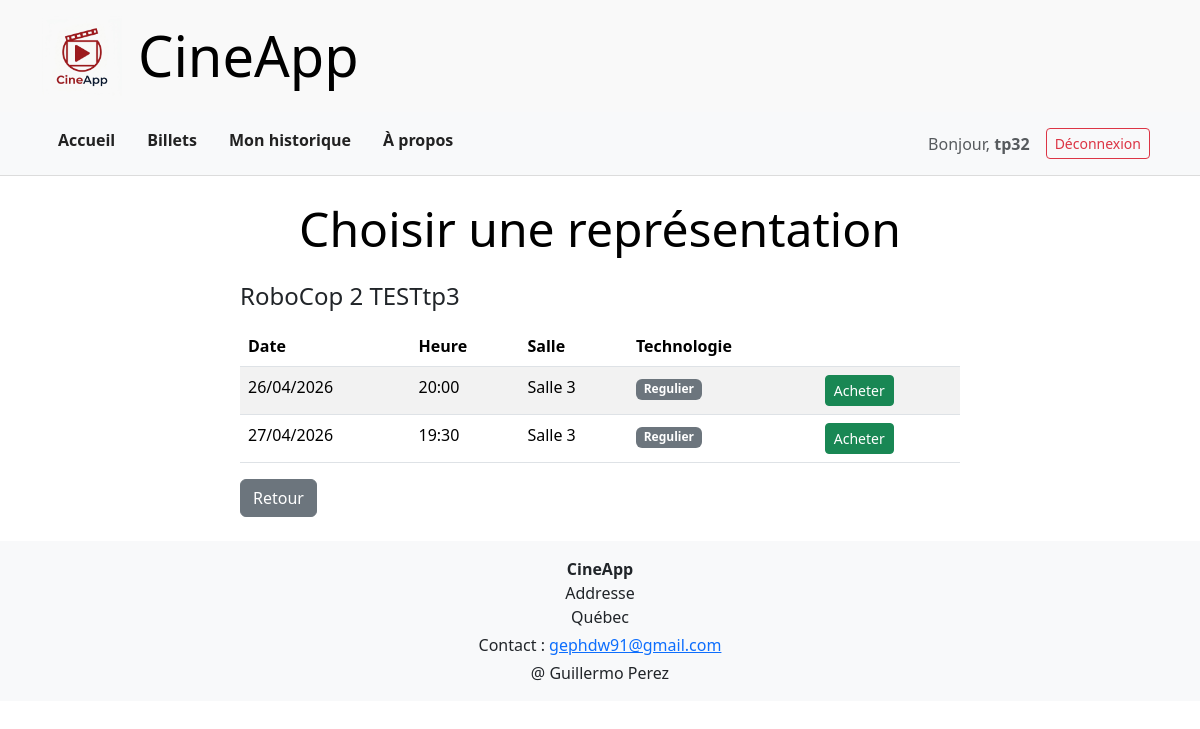
Screenshot of /billets/film/6/ (signed in) with the database file from the repository.
### cinema/models.py (models this page shows, shortened)
class Films(models.Model):
    Categories = [
        ("enfants", "Enfants"),
        ("famille", "Famille"),
        ("sci-fi", "sci-fi"),
        ("action", "Action"),
        ("horreur", "Horreur"),
        ("comedie", "Comédie"),
        ("adultes", "Adultes"),
    ]
    titre = models.CharField(max_length=50)
    duree = models.PositiveIntegerField(default=120, help_text="Durée en minutes")
    description = models.TextField()
    categorie = models.CharField(max_length=50, choices=Categories)
    img = models.URLField(max_length=200, blank=True)
    technologies = models.ManyToManyField(Technologie)

class Representation(models.Model):
    idSalle = models.ForeignKey(Salle, on_delete=models.CASCADE)
    idFilm = models.ForeignKey(Films, on_delete=models.CASCADE)
    dateHeure = models.DateTimeField()
    technologie = models.ForeignKey(
        Technologie, on_delete=models.PROTECT, null=True
    )  # S'on delete une tech --> djang throws error... si je mettre null not true Django me throw erreur de migration

class Salle(models.Model):
    noSalle = models.CharField(max_length=50)
    capacite = models.PositiveIntegerField(
        default=250, validators=[MinValueValidator(1), MaxValueValidator(250)]
    )
    technologies = models.ManyToManyField(Technologie)
    def __str__(self):
        return self.noSalle

class Technologie(models.Model):
    nomTechno = models.CharField(max_length=50)
    def __str__(self):
        return self.nomTechno

### cinema/views.py (the view)
class FilmRepresentationsView(LoginRequiredMixin, DetailView):
    model = Films
    template_name = "films/film_representations.html"
    context_object_name = "film"
    def get_context_data(self, **kwargs):
        context = super().get_context_data(**kwargs)
        context["representations"] = Representation.objects.filter(
            idFilm=self.object
        ).order_by("dateHeure")
        return context

### monCinema/templates/films/film_representations.html (shortened to what this page needs)
{% extends 'maitre.html' %}
{% block titrepage %}Choisir une représentation{% endblock %}
{% block contenu %}
<div class="container mt-4">
    <div class="row justify-content-center">
        <div class="col-md-8">
            <h4>{{ film.titre }}</h4>
            <table class="table table-striped mt-3">
                <thead>
                    <tr>
                        <th>Date</th>
                        <th>Heure</th>
                        <th>Salle</th>
                        <th>Technologie</th>
                        <th></th>
                    </tr>
                </thead>
                <tbody>
                    {% for rep in representations %}
                    <tr>
                        <td>{{ rep.dateHeure|date:"d/m/Y" }}</td>
                        <td>{{ rep.dateHeure|time:"H:i" }}</td>
                        <td>{{ rep.idSalle }}</td>
                        <td>
                            <span class="badge bg-secondary">{{ rep.technologie }}</span>
                        </td>
                        <td>
                            <a href="{% url 'billet_create' rep.id %}" class="btn btn-sm btn-success">Acheter</a>
                        </td>
                    </tr>
                    {% empty %}
                        <tr><td colspan="5">Aucune représentation disponible.</td></tr>
                    {% endfor %}
                </tbody>
            </table>
            <a href="{% url 'billets' %}" class="btn btn-secondary">Retour</a>
        </div>
    </div>
</div>
{% endblock %}

### monCinema/templates/menu.html (shortened to what this page needs)
  <nav class="bg-light py-3 main-nav">
    <div class="container d-flex justify-content-between">
      <div class="d-flex">
        <a href="{% url 'accueil' %}" class="mx-3 nav-link-custom">Accueil</a>
        <a href="{% url 'billets' %}" class="mx-3 nav-link-custom">Billets</a>
        {% if user.is_authenticated and not user.is_staff %}
          <a href="{% url 'historique' %}" class="mx-3 nav-link-custom">Mon historique</a>
        {% endif %}
        <a href="{% url 'apropos' %}" class="mx-3 nav-link-custom">À propos</a>
      </div>
      <div class="d-flex align-items-center">
        {% if user.is_authenticated %}
          <span class="mx-2 text-muted">Bonjour, <strong>{{ user.username }}</strong></span>
          <form method="post" action="{% url 'logout' %}" class="d-inline m-0">
            <button type="submit" class="btn btn-outline-danger btn-sm mx-2">Déconnexion</button>
          </form>
        {% else %}
          <a href="{% url 'login' %}" class="btn btn-outline-primary btn-sm mx-2">Connexion</a>
          <a href="{% url 'register' %}" class="btn btn-primary btn-sm mx-2">S'inscrire</a>
        {% endif %}
      </div>
    </div>
  </nav>

### monCinema/static/css/styles.css (style rules this page uses)
:root { --color-wh: #ffffff; --color-bl: #000000; --color-dark: #222; --color-border-lt: #dcdcdc; --color-border-med: #bbb; --color-border-img: #ddd; --color-bg-lt: #f9f9f9; --color-bg-blu: #0909e8; --color-shadow: rgba(0, 0, 0, 0.05); --padding-base: 16px; }
.main-nav { border-bottom: 1px solid var(--color-border-lt); }
.nav-link-custom { color: var(--color-dark); text-decoration: none; font-weight: 600; position: relative; padding-bottom: 4px; transition: color 0.25s ease, transform 0.25s ease; }

### rows the page displays
Films: titre "RoboCop 2 TESTtp3"
Representation: dateHeure "26/04/2026", dateHeure "20:00", idSalle "Salle 3", technologie "Regulier"
Representation: dateHeure "27/04/2026", dateHeure "19:30", idSalle "Salle 3", technologie "Regulier"

### other values shown
{{ user.username }} "tp32"
